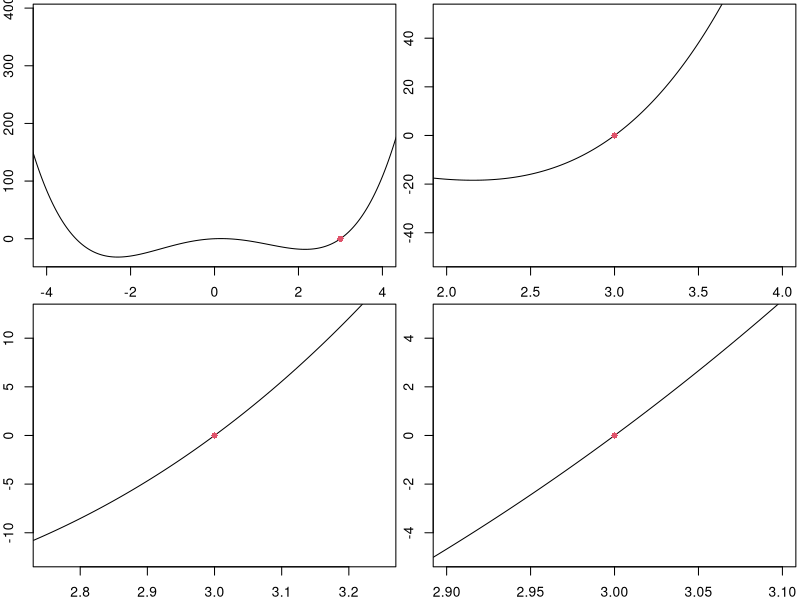
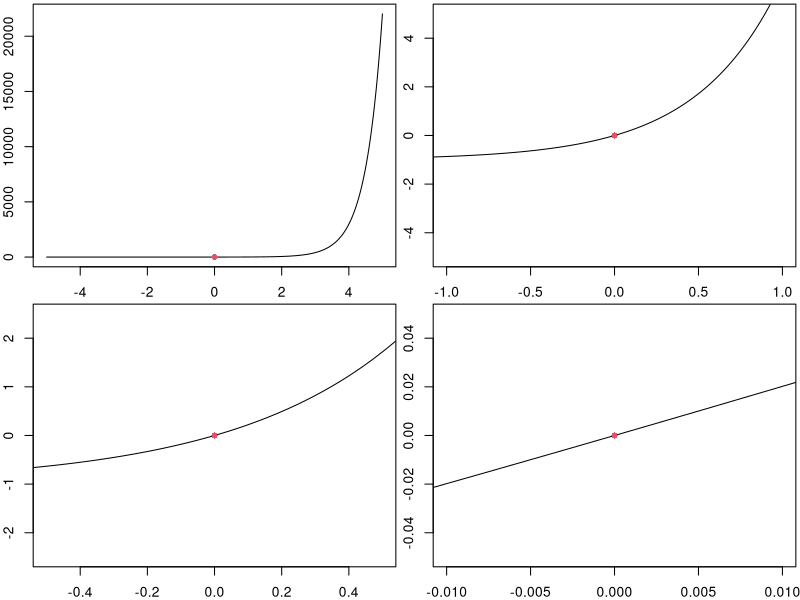
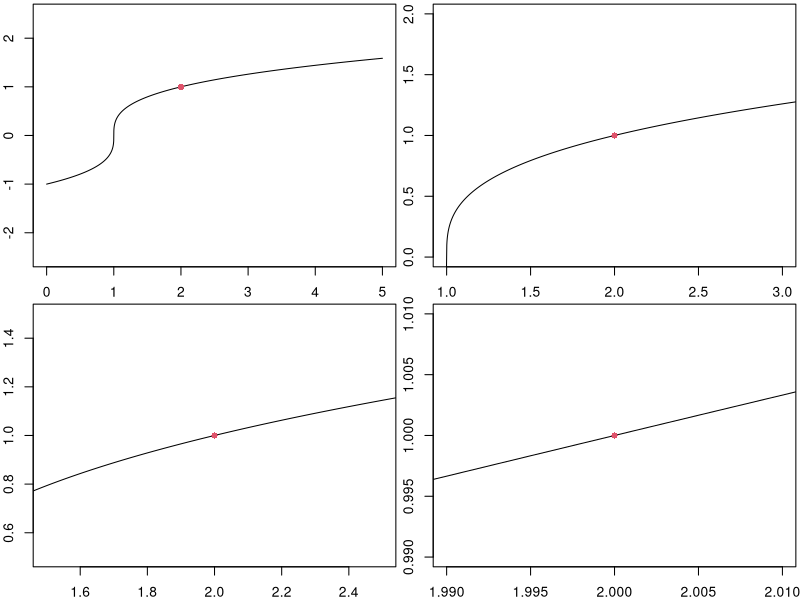
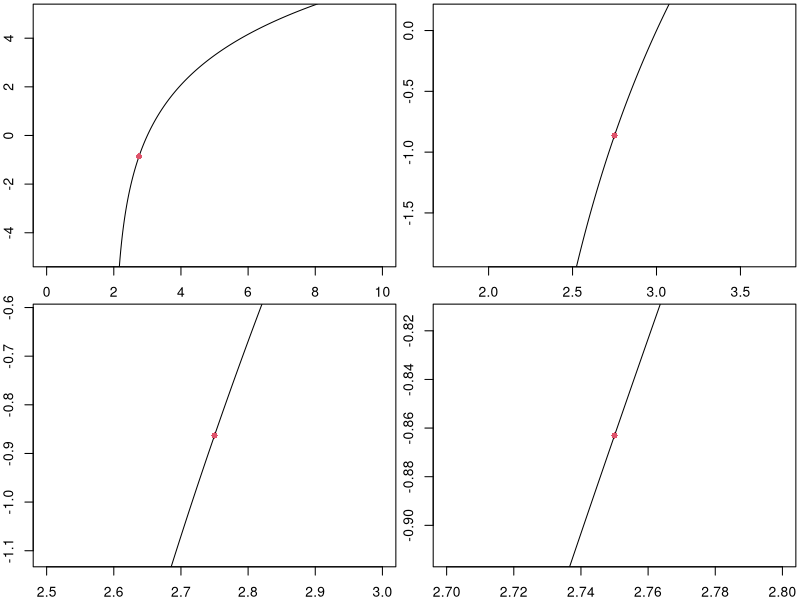
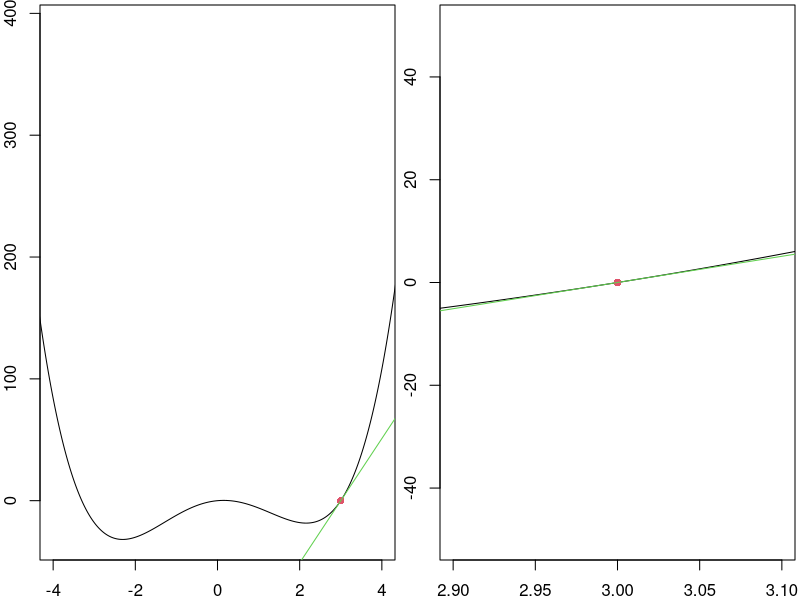
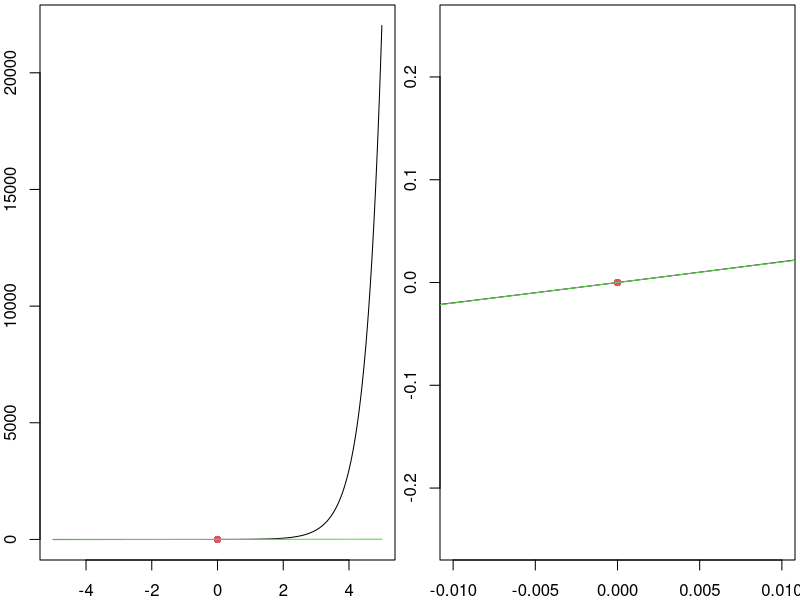
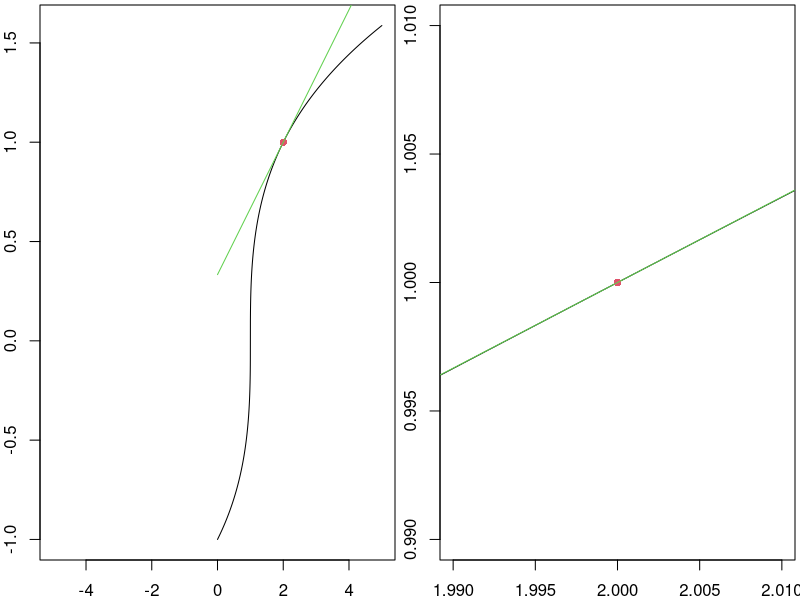
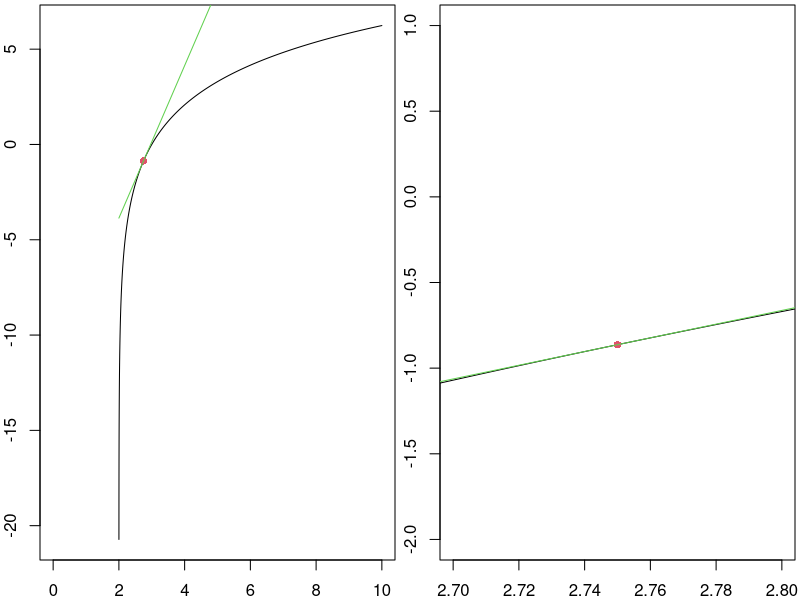

Here is the R script that generated these plots, in order:
#Define the functions.
f1 <- function(x){x^4 -10*x^2 +3*x}
f2 <- function(x){exp(2*x)-1}
f3 <- function(x){sign(x-1)*(abs(x-1))^(1/3)}
f4 <- function(x){3*log(x-2)}

#Graph the functions.
x <- seq(-5,5,1e-3)

###figure 1###
y1 <- f1(x)
par(mfrow=c(2,2),mar=c(2,2,0.25,0.25))
plot(x,y1,type='l',xlim=c(-4,4))
points(3,f1(3),pch=16,col=2)
plot(x,y1,type='l',xlim=c(3-1,3+1),ylim=c(-50,50))
points(3,f1(3),pch=16,col=2)
plot(x,y1,type='l',xlim=c(2.75,3.25),ylim=c(-12.5,12.5))
points(3,f1(3),pch=16,col=2)
plot(x,y1,type='l',xlim=c(2.9,3.1),ylim=c(-5,5))
points(3,f1(3),pch=16,col=2)


###figure 2###
y2 <- f2(x)
par(mfrow=c(2,2),mar=c(2,2,0.25,0.25))
plot(x,y2,type='l',xlim=c(-5,5))
points(0,f2(0),pch=16,col=2)
plot(x,y2,type='l',xlim=c(-1,1),ylim=c(-5,5))
points(0,f2(0),pch=16,col=2)
plot(x,y2,type='l',xlim=c(-0.5,0.5),ylim=c(-2.5,2.5))
points(0,f2(0),pch=16,col=2)
plot(x,y2,type='l',xlim=c(-0.01,0.01),ylim=c(-.05,.05))
points(0,f2(0),pch=16,col=2)

###figure 3###
x3 <- seq(0,5,1e-3)
y3 <- f3(x3)
par(mfrow=c(2,2),mar=c(2,2,0.25,0.25))
plot(x3,y3,type='l',xlim=c(0,5), ylim=c(-2.5,2.5) )
points(2,f3(2),pch=16,col=2)
plot(x3,y3,type='l',xlim=c(1,3),ylim=c(0,2))
points(2,f3(2),pch=16,col=2)
plot(x3,y3,type='l',xlim=c(1.5,2.5),ylim=c(0.5,1.5))
points(2,f3(2),pch=16,col=2)
plot(x3,y3,type='l',xlim=c(1.99,2.01),ylim=c(0.99,1.01))
points(2,f3(2),pch=16,col=2)

###figure 4###
x4 <- seq(2,10,1e-3)
y4 <- f4(x4)
par(mfrow=c(2,2),mar=c(2,2,0.25,0.25))
plot(x4,y4,type='l',xlim=c(0,10), ylim = c(-5,5))
points(2.75,f4(2.75),pch=16,col=2)
plot(x4,y4,type='l',xlim=c(1.75,3.75),ylim=c(f4(2.75)-1,f4(2.75)+1))
points(2.75,f4(2.75),pch=16,col=2)
plot(x4,y4,type='l',xlim=c(2.5,3),ylim=c(f4(2.75)-0.25,f4(2.75)+0.25))
points(2.75,f4(2.75),pch=16,col=2)
plot(x4,y4,type='l',xlim=c(2.7,2.8),ylim=c(f4(2.75)-0.05,f4(2.75)+0.05))
points(2.75,f4(2.75),pch=16,col=2)





#Use this code to check your 1st Between Class work table
#Adapt this code to check the other three tables from your Between Class work
f1 <- function(x){x^4 -10*x^2 +3*x}
x <- c(2, 2.5, 2.9, 2.99, 2.999, 3, 3.001, 3.01, 3.1, 3.5, 4)
y <- f1(x)
slope <- (f1(x)-f1(3))/(x-3)
data.frame(x=x,y=y,slope=slope)





#Define the linearization.
t <- function(x,a,fa,df){
  fa + df*(x - a)
}

#Visualize these linearizations.
x <- seq(-5,5,1e-3)

###figure 1###
m1 <- 51 #guess based on the 1st Between Class work table
  par(mfrow=c(1,2),mar=c(2,2,0.25,0.25))
plot(x,f1(x),type='l',xlim=c(-4,4))
points(3,f1(3),pch=16,col=2)
lines(x,t(x,3,f1(3),m1),col=3)
plot(x,f1(x),type='l',xlim=c(2.9,3.1),ylim=c(-50,50))
points(3,f1(3),pch=16,col=2)
lines(x,t(x,3,f1(3),m1),col=3)


###figure 2###
m2 <- 2 #guess based on the 2nd Between Class work table
 par(mfrow=c(1,2),mar=c(2,2,0.25,0.25))
plot(x,f2(x),type='l',xlim=c(-5,5))
points(0,f2(0),pch=16,col=2)
lines(x,t(x,0,f2(0),m2),col=3)
plot(x,f2(x),type='l',xlim=c(-0.01,0.01),ylim=c(-0.25,0.25))
points(0,f2(0),pch=16,col=2)
lines(x,t(x,0,f2(0),m2),col=3)

###figure 3###
x3 <- seq(0,5,1e-3)
m3 <- 1/3 #guess based on the 3rd Between Class work table
  par(mfrow=c(1,2),mar=c(2,2,0.25,0.25))
plot(x3,f3(x3),type='l',xlim=c(-5,5))
points(2,f3(2),pch=16,col=2)
lines(x3,t(x3,2,f3(2),m3),col=3)
plot(x3,f3(x3),type='l',xlim=c(1.99,2.01),ylim=c(0.99,1.01))
points(2,f3(2),pch=16,col=2)
lines(x3,t(x3,2,f3(2),m3),col=3)

###figure 4###
x4 <- seq(2,10,1e-3)
m4 <- 4 #guess based on the 4th Between Class work table
  par(mfrow=c(1,2),mar=c(2,2,0.25,0.25))
plot(x4,f4(x4),type='l',xlim=c(0,10))
points(2.75,f4(2.75),pch=16,col=2)
lines(x4,t(x4,2.75,f4(2.75),m4),col=3)
plot(x4,f4(x4),type='l',xlim=c(2.7,2.8),ylim=c(-2,1))
points(2.75,f4(2.75),pch=16,col=2)
lines(x4,t(x4,2.75,f4(2.75),m4),col=3)





###example 1###
x <- seq(-10,2,1e-3)
par(mfrow=c(2,2),mar=c(2,2,0.25,0.25))
plot(x,abs(x+4),type='l',xlim=c(-9,1),ylim=c(-3,5))
points(-4,0,pch=16,col=2)
plot(x,abs(x+4),type='l',xlim=c(-6,-2),ylim=c(-3,3))
points(-4,0,pch=16,col=2)
plot(x,abs(x+4),type='l',xlim=c(-4.5,-3.5),ylim=c(-1,1))
points(-4,0,pch=16,col=2)
plot(x,abs(x+4),type='l',xlim=c(-4.01,-3.99),ylim=c(-0.01,0.01))
points(-4,0,pch=16,col=2)


###example 2###
f3 <- function(x){sign(x-1)*(abs(x-1))^(1/3)}
x3 <- seq(-5,5,1e-4)
y3 <- f3(x3)

par(mfrow=c(2,2),mar=c(2,2,0.25,0.25))
plot(x3,y3,type='l',xlim=c(-5,5))
points(1,f3(1),pch=16,col=2)
plot(x3,y3,type='l',xlim=c(0,2),ylim=c(-1,1))
points(1,f3(1),pch=16,col=2)
plot(x3,y3,type='l',xlim=c(0.5,1.5),ylim=c(-0.75,0.75))
points(1,f3(1),pch=16,col=2)
plot(x3,y3,type='l',xlim=c(0.99,1.01),ylim=c(-0.01,0.01))
points(1,f3(1),pch=16,col=2)